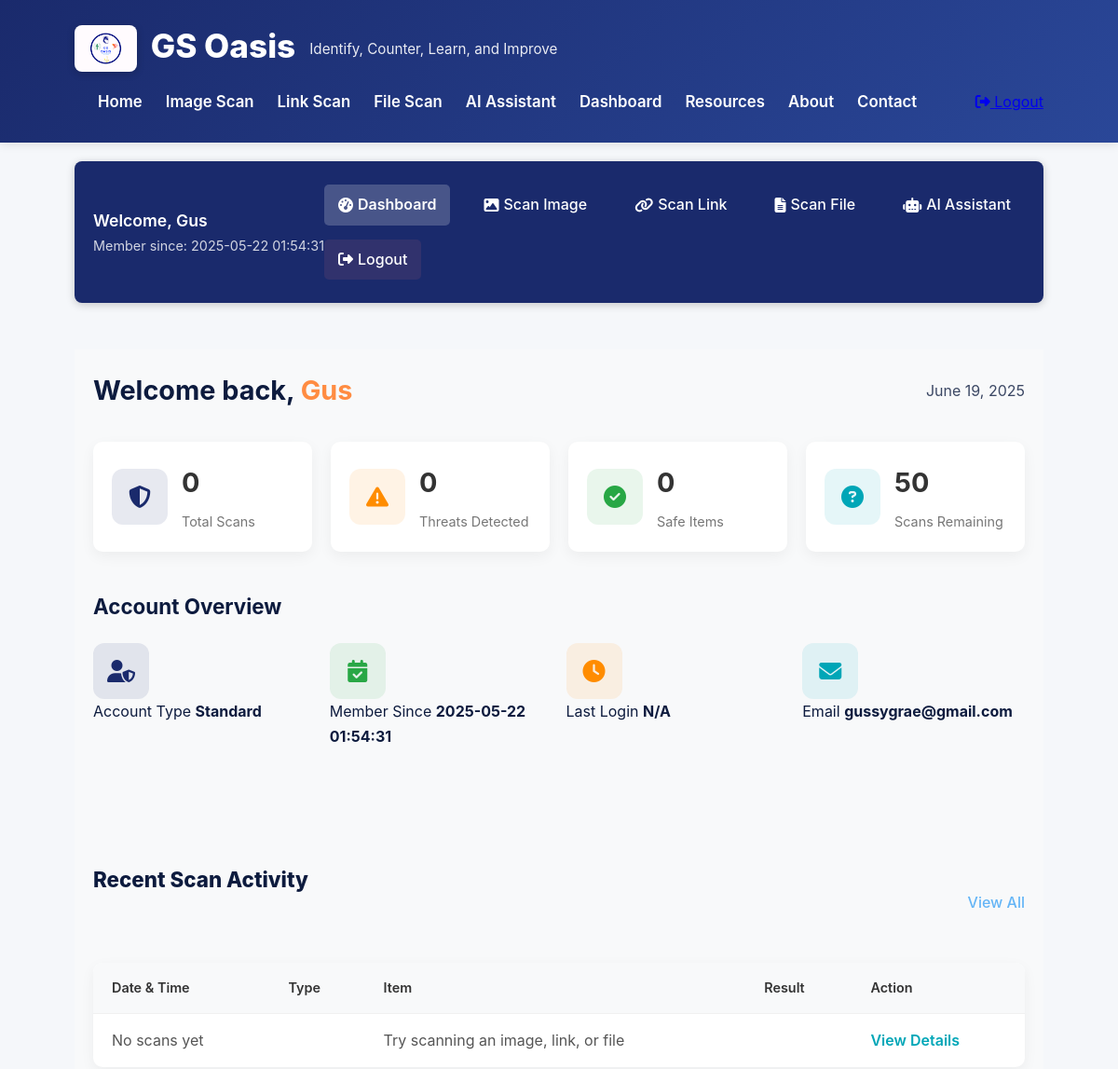
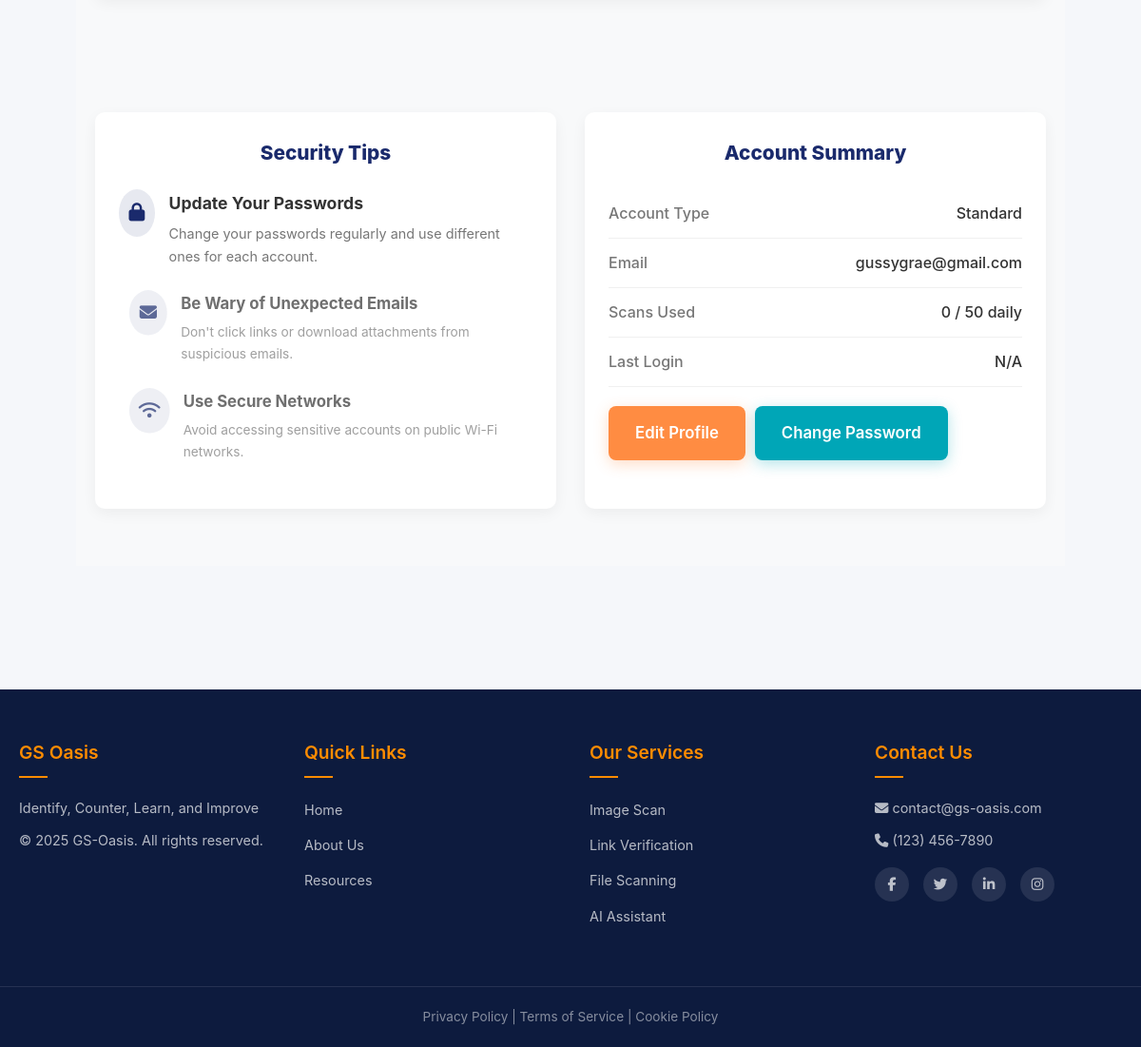
The app's page /dashboard (signed in) with its own data (2 pictures, top to bottom).
### tables this page shows
CREATE TABLE users (
                id INTEGER PRIMARY KEY AUTOINCREMENT,
                username TEXT UNIQUE NOT NULL,
                email TEXT NOT NULL,
                password TEXT NOT NULL
            , created_at TEXT, last_login TEXT, account_type TEXT);

### gs-oasis/app.py (the view, shortened to what this page needs)
@app.route('/dashboard')
@login_required
def dashboard():
    username = session.get('username')
    with sqlite3.connect('database.db') as conn:
        cursor = conn.cursor()
        cursor.execute("PRAGMA table_info(users)")
        columns = [col[1] for col in cursor.fetchall()]
        select_fields = ["email"]
        if 'created_at' in columns:
            select_fields.append('created_at')
        if 'last_login' in columns:
            select_fields.append('last_login')
        query = f"SELECT {', '.join(select_fields)} FROM users WHERE username = ?"
        try:
            cursor.execute(query, (username,))
            user_data = cursor.fetchone()
            if user_data:
                email = user_data[0]
                join_date = "N/A"
                last_login = "N/A"
                field_index = 1
                if 'created_at' in columns and len(user_data) > field_index:
                    join_date = user_data[field_index] if user_data[field_index] else "N/A"
                    field_index += 1
                if 'last_login' in columns and len(user_data) > field_index:
                    last_login = user_data[field_index] if user_data[field_index] else "N/A"
            else:
                email = "N/A"
                join_date = "N/A"
                last_login = "N/A"
        except sqlite3.Error as e:
            print(f"Database error: {str(e)}")
            email = "N/A"
            join_date = "N/A"
            last_login = "N/A"
        user_id = session.get('user_id')
        try:
            cursor.execute("SELECT COUNT(*) FROM scan_history WHERE user_id = ?", (user_id,))
            scan_count = cursor.fetchone()[0] or 0
            cursor.execute("SELECT COUNT(*) FROM scan_history WHERE user_id = ? AND result LIKE '%suspicious%' OR result LIKE '%danger%' OR result LIKE '%scam%'", (user_id,))
            threat_count = cursor.fetchone()[0] or 0
            cursor.execute("SELECT COUNT(*) FROM scan_history WHERE user_id = ? AND result LIKE '%safe%'", (user_id,))
            safe_count = cursor.fetchone()[0] or 0
            daily_limit = 50  # Could make this dynamic based on account type
            remaining_scans = daily_limit - scan_count if scan_count < daily_limit else 0
        except sqlite3.Error as e:
            print(f"Error fetching scan statistics: {e}")
            scan_count = 0
            threat_count = 0
            safe_count = 0
            remaining_scans = 50
        current_date = time.strftime("%B %d, %Y")
        recent_activities = []
        try:
            cursor.execute("""
                SELECT scan_date, scan_type, scan_item, result
                FROM scan_history
                WHERE user_id = ?
                ORDER BY scan_date DESC LIMIT 10
            """, (user_id,))
            history_items = cursor.fetchall()
            if not recent_activities:
                recent_activities = [{
                    "date": "No scans yet",
                    "type": "none",
                    "item": "Try scanning an image, link, or file",
                    "result": "none"
                }]
        except sqlite3.Error as e:
            print(f"Error fetching scan history: {e}")
            recent_activities = [{
                "date": "No scan history available",
                "type": "none",
                "item": "Database error occurred",
                "result": "none"
            }]
    return render_template('dashboard.html',
                          username=username,
                          email=email,
                          join_date=join_date,
                          current_date=current_date,
                          scan_count=scan_count,
                          threat_count=threat_count,
                          safe_count=safe_count,
                          remaining_scans=remaining_scans,
                          last_login=last_login,
                          recent_activities=recent_activities)

### gs-oasis/app.py (called while the page is built)
def login_required(f):
    @wraps(f)
    def wrapper(*args, **kwargs):
        if 'user_id' not in session:
            flash('You need to log in to access this page.', 'warning')
            return redirect(url_for('login'))
        return f(*args, **kwargs)
    return wrapper

### gs-oasis/templates/dashboard.html (shortened to what this page needs)
{% extends 'base.html' %}
{% block content %}
<div class="dashboard-container">
    <div class="dashboard-topnav">
        <div class="user-info">
            <span class="welcome-message">Welcome, {{ username }}</span>
            <span class="member-since">Member since: {{ join_date }}</span>
        </div>
        <nav class="top-nav">
            <a href="{{ url_for('dashboard') }}" class="active"><i class="fas fa-tachometer-alt"></i> Dashboard</a>
            <a href="{{ url_for('scan_image') }}"><i class="fas fa-image"></i> Scan Image</a>
            <a href="{{ url_for('scan_link') }}"><i class="fas fa-link"></i> Scan Link</a>
            <a href="{{ url_for('scan_file') }}"><i class="fas fa-file-alt"></i> Scan File</a>
            <a href="{{ url_for('ai_assistant') }}"><i class="fas fa-robot"></i> AI Assistant</a>
            <a href="{{ url_for('logout') }}" class="logout-btn"><i class="fas fa-sign-out-alt"></i> Logout</a>
        </nav>
    </div>
    <div class="dashboard-main">
        <div class="dashboard-header">
            <h1>Welcome back, <span class="highlight">{{ username }}</span></h1>
            <div class="date">{{ current_date }}</div>
        </div>
        <div class="stats-overview">
            <div class="stat-card">
                <div class="stat-icon">
                    <i class="fas fa-shield-alt"></i>
                </div>
                <div class="stat-details">
                    <h3>{{ scan_count }}</h3>
                    <p>Total Scans</p>
                </div>
            </div>
            <div class="stat-card">
                <div class="stat-icon warning">
                    <i class="fas fa-exclamation-triangle"></i>
                </div>
                <div class="stat-details">
                    <h3>{{ threat_count }}</h3>
                    <p>Threats Detected</p>
                </div>
            </div>
            <div class="stat-card">
                <div class="stat-icon success">
                    <i class="fas fa-check-circle"></i>
                </div>
                <div class="stat-details">
                    <h3>{{ safe_count }}</h3>
                    <p>Safe Items</p>
                </div>
            </div>
            <div class="stat-card">
                <div class="stat-icon info">
                    <i class="fas fa-question-circle"></i>
                </div>
                <div class="stat-details">
                    <h3>{{ remaining_scans }}</h3>
                    <p>Scans Remaining</p>
                </div>
            </div>
        </div>
        <div class="quick-actions">
            <h2>Account Overview</h2>
            <div class="action-buttons">
                <div class="account-stat">
                    <div class="stat-icon">
                        <i class="fas fa-user-shield"></i>
                    </div>
                    <div class="stat-info">
                        <span>Account Type</span>
                        <strong>Standard</strong>
                    </div>
                </div>
                <div class="account-stat">
                    <div class="stat-icon success">
                        <i class="fas fa-calendar-check"></i>
                    </div>
                    <div class="stat-info">
                        <span>Member Since</span>
                        <strong>{{ join_date }}</strong>
                    </div>
                </div>
                <div class="account-stat">
                    <div class="stat-icon warning">
                        <i class="fas fa-clock"></i>
                    </div>
                    <div class="stat-info">
                        <span>Last Login</span>
                        <strong>{{ last_login }}</strong>
                    </div>
                </div>
                <div class="account-stat">
                    <div class="stat-icon info">
                        <i class="fas fa-envelope"></i>
                    </div>
                    <div class="stat-info">
                        <span>Email</span>
                        <strong>{{ email }}</strong>
                    </div>
                </div>
            </div>
        </div>
        <section id="history" class="recent-activity">
            <div class="section-header">
                <h2>Recent Scan Activity</h2>
                <a href="#" class="view-all">View All</a>
            </div>
            <div class="activity-table">
                <table>
                    <thead>
                        <tr>
                            <th>Date & Time</th>
                            <th>Type</th>
                            <th>Item</th>
                            <th>Result</th>
                            <th>Action</th>
                        </tr>
                    </thead>
                    <tbody>
                        {% for activity in recent_activities %}
                        <tr>
                            <td>{{ activity.date }}</td>
                            <td>
                            </td>
                            <td>{{ activity.item }}</td>
                            <td>
                            </td>
                            <td><a href="#" class="btn-text">View Details</a></td>
                        </tr>
                        {% endfor %}
                    </tbody>
                </table>
            </div>
        </section>
        <div class="dashboard-row">
            <section id="security" class="security-tips">
                <h2>Security Tips</h2>
                <div class="tip-list">
                    <div class="tip-item">
                        <div class="tip-icon"><i class="fas fa-lock"></i></div>
                        <div class="tip-content">
                            <h3>Update Your Passwords</h3>
                            <p>Change your passwords regularly and use different ones for each account.</p>
                        </div>
                    </div>
                    <div class="tip-item">
                        <div class="tip-icon"><i class="fas fa-envelope"></i></div>
                        <div class="tip-content">
                            <h3>Be Wary of Unexpected Emails</h3>
                            <p>Don't click links or download attachments from suspicious emails.</p>
                        </div>
                    </div>
                    <div class="tip-item">
                        <div class="tip-icon"><i class="fas fa-wifi"></i></div>
                        <div class="tip-content">
                            <h3>Use Secure Networks</h3>
                            <p>Avoid accessing sensitive accounts on public Wi-Fi networks.</p>
                        </div>
                    </div>
                </div>
            </section>
            <section id="settings" class="account-summary">
                <h2>Account Summary</h2>
                <div class="account-details">
                    <div class="detail-row">
                        <div class="detail-label">Account Type</div>
                        <div class="detail-value">Standard</div>
                    </div>
                    <div class="detail-row">
                        <div class="detail-label">Email</div>
                        <div class="detail-value">{{ email }}</div>
                    </div>
                    <div class="detail-row">
                        <div class="detail-label">Scans Used</div>
                        <div class="detail-value">{{ scan_count }} / 50 daily</div>
                    </div>
                    <div class="detail-row">
                        <div class="detail-label">Last Login</div>
                        <div class="detail-value">{{ last_login }}</div>
                    </div>
                    <div class="detail-buttons">
                        <a href="{{ url_for('edit_profile') }}" class="btn btn-primary">Edit Profile</a>
                        <a href="{{ url_for('change_password') }}" class="btn btn-secondary">Change Password</a>
                    </div>
                </div>
            </section>
        </div>
    </div>
</div>
{% endblock %}

### gs-oasis/static/css/dashboard.css (style rules this page uses)
.dashboard-container { display: flex; flex-direction: column; min-height: calc(100vh - 200px); position: relative; z-index: 1; }
.dashboard-topnav { background: var(--primary-color); color: #fff; padding: 15px 20px; display: flex; justify-content: space-between; align-items: center; flex-wrap: wrap; box-shadow: 0 2px 10px rgba(0,0,0,0.2); margin-bottom: 20px; border-radius: 8px; }
.user-info { display: flex; flex-direction: column; }
.welcome-message { font-size: 1.1rem; font-weight: 600; }
.member-since { font-size: 0.9rem; opacity: 0.8; }
.top-nav { display: flex; flex-wrap: wrap; align-items: center; gap: 15px; }
.top-nav a { color: white; text-decoration: none; padding: 8px 15px; border-radius: 5px; font-size: 1rem; font-weight: 500; transition: background-color 0.3s ease; display: flex; align-items: center; }
.top-nav a i { margin-right: 5px; }
.top-nav a.active { background: rgba(255, 255, 255, 0.2); font-weight: 600; }
.top-nav .logout-btn { background: rgba(255, 118, 117, 0.1); color: #fff; }
.dashboard-main { flex: 1; padding: 20px; background-color: #f8f9fa; width: 100%; box-sizing: border-box; margin-left: 0; }

### records on screen
users: username "Gus", created_at "2025-05-22 01:54:31", email "gussygrae@gmail.com"

### other values on screen
{{ current_date }} "June 19, 2025"
{{ scan_count }} "0"
{{ threat_count }} "0"
{{ safe_count }} "0"
{{ remaining_scans }} "50"
{{ last_login }} "N/A"
{{ activity.date }} "No scans yet"
{{ activity.item }} "Try scanning an image, link, or file"
